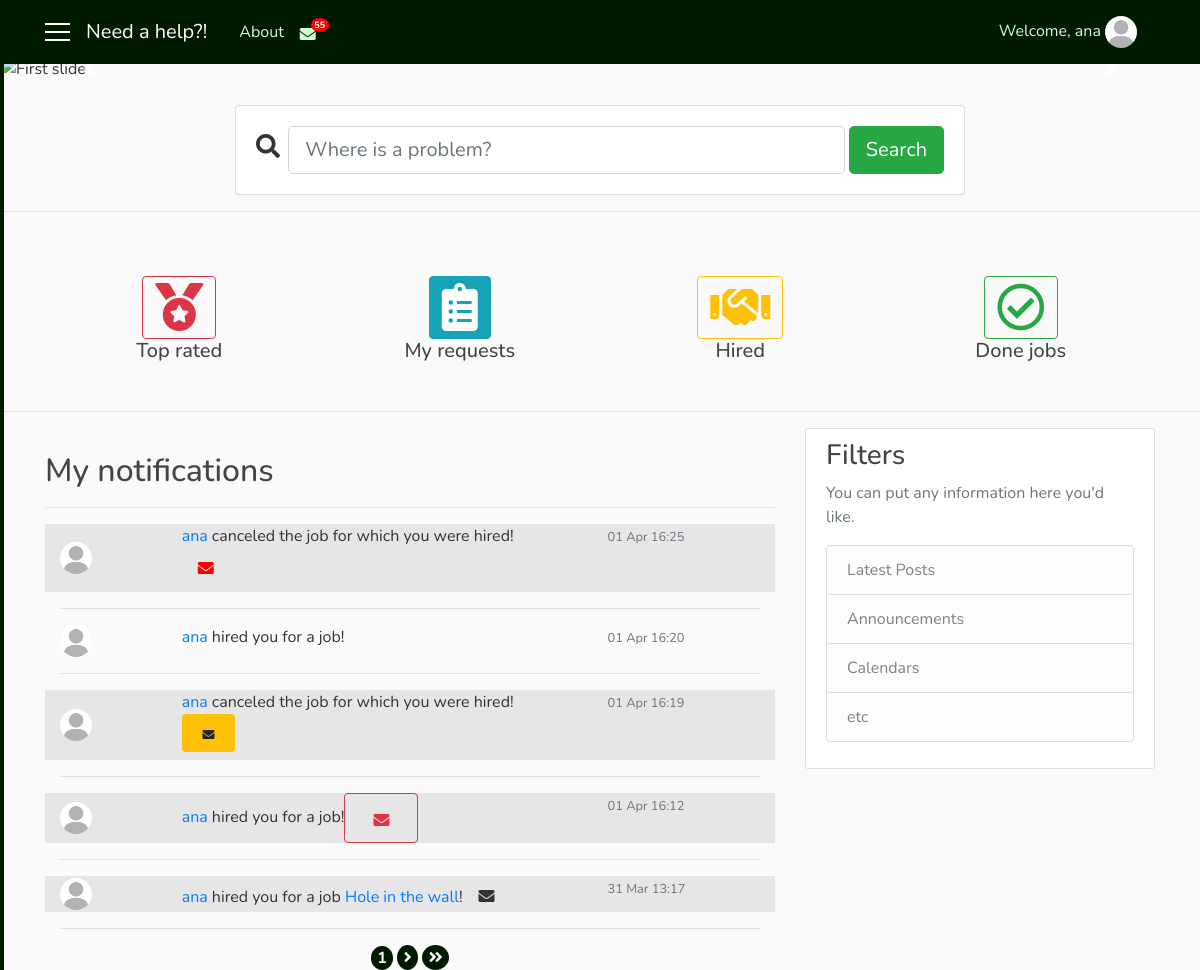
Page /notifications_repairman/3 (signed in) on the earlier database version.
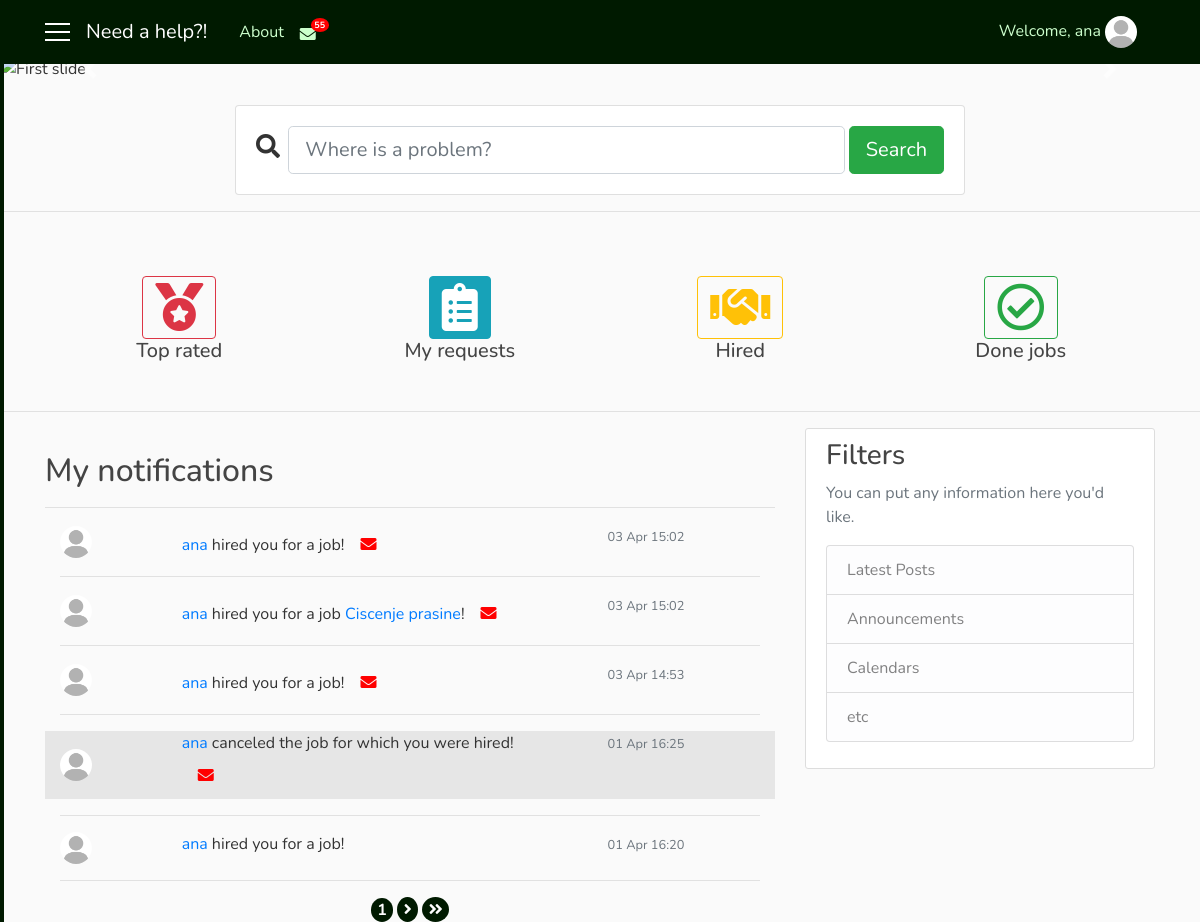
Same page on the later database version.
### user/models.py (models this page shows, shortened)
class RepairmanNotifications(models.Model):
    repairman = models.ForeignKey(User, on_delete=models.CASCADE)
    notification = models.CharField(max_length=1000)
    url_to_go = models.CharField(max_length=200, default='-')
    date = models.DateTimeField(auto_now_add=True)
    seen = models.BooleanField(default=False)
    remove = models.BooleanField(default=False)

### need_a_help_app/views.py (the view)
# urls.py: path('notifications_repairman/<int:pk>', views.NotificationsRepairmanListView.as_view(), name='notifications_repairman'),
class NotificationsRepairmanListView(LoginRequiredMixin, ListView):
    model = RepairmanNotifications
    template_name = 'need_a_help_app/notifications_repairman.html'
    context_object_name = 'notif'
    paginate_by = 5
    def get_queryset(self):
        user = get_object_or_404(User, pk=self.kwargs.get('pk'))
        return RepairmanNotifications.objects.filter(repairman=user).order_by('-date')
    def get_context_data(self, **kwargs):
        context_data = super(NotificationsRepairmanListView, self).get_context_data(**kwargs)
        users = User.objects.all()
        us = self.request.user
        not_r = RepairmanNotifications.objects.filter(repairman=us, remove=False).order_by('-date')
        not_rep = RepairmanNotifications.objects.filter(repairman=us, seen=False).count()
        context_data['us'] = users
        context_data['not_r'] = not_r
        context_data['not_rep'] = not_rep
        return context_data

### need_a_help_app/templates/need_a_help_app/notifications_repairman.html (shortened to what this page needs)
{% extends 'need_a_help_app/base.html' %}
{% block mess_client %}
        <span class="badge badge-notify-mess">55</span>
{% endblock %}
{% block content %}
   <h2 class="pt-4">My notifications</h2>
   <hr width="100%">
   {% if notif %}
        <div class='container'>
           {% for n in notif %}
                {% if not n.seen %}
                    <div class="row not_seen" onclick="location.href=&quot;{{ n.url_to_go }}?not={{ n.id }}&quot;;">
                        {% autoescape off %}{{ n.notification }}{% endautoescape %}
                        <div class="col-sm-3 col-md-3 col-lg-3">
                            <small class="text-secondary text-muted">{{ n.date|date:'d M H:i' }}</small>
                        </div>
                    </div>
                {% else %}
                    <div class='row not_row' style='cursor: pointer;' onclick="location.href=&quot;{{ n.url_to_go }}?not={{ n.id }}&quot;;">
                        {% autoescape off %}{{ n.notification }}{% endautoescape %}
                        <div class="col-sm-3 col-md-3 col-lg-3">
                            <small class="text-secondary text-muted">{{ n.date|date:'d M H:i' }}</small>
                        </div>
                    </div>
                {% endif %}
                <hr width=100%>
           {% endfor %}
        </div>
   {% else %}
    <h3 class="text-secondary text-muted" align="center">No results</h3>
   {% endif %}
   <div class="container" align="center">
        <div class="row">
            <div class="col-sm-12 col-md-12 col-lg-12 align-items-center justify-content" style="margin: auto">
                {% if is_paginated %}
                    {% for i in page_obj.paginator.page_range %}
                        {% if page_obj.number == i %}
                            <a href="?page={{ i }}"><span class="badge badge-pag">{{ i }}</span></a>
                        {% elif num > page_obj.number|add:'-3' and num < page_obj.number|add:'3' %}
                            <a href="?page={{ i }}"><span class="badge badge-pag">{{ i }}</span></a>
                        {% endif %}
                    {% endfor %}
                    {% if page_obj.has_next %}
                        <a href="?page={{ page_obj.next_page_number }}"><span class="badge badge-pag"><i class="fas fa-angle-right"></i></span></a>
                        <a href="?page={{ page_obj.paginator.num_pages }}"><span class="badge badge-pag"><i class="fas fa-angle-double-right"></i></span></a>
                    {% endif %}
                {% endif %}
            </div>
        </div>
   </div>
{% endblock %}

Differences in the rows shown:
no longer on this page (row unchanged): RepairmanNotifications: notification (placeholder picture), notification "ana canceled the job for which you were hired!", date "01 Apr 16:19"
no longer on this page (row unchanged): RepairmanNotifications: notification (placeholder picture), notification "ana hired you for a job!", date "01 Apr 16:12"
no longer on this page (row unchanged): RepairmanNotifications: notification (placeholder picture), notification "ana hired you for a job Hole in the wall !", date "31 Mar 13:17"
added RepairmanNotifications: notification (placeholder picture), notification "ana hired you for a job!", date "03 Apr 15:02"
added RepairmanNotifications: notification (placeholder picture), notification "ana hired you for a job Ciscenje prasine !", date "03 Apr 15:02"
added RepairmanNotifications: notification (placeholder picture), notification "ana hired you for a job!", date "03 Apr 14:53"
